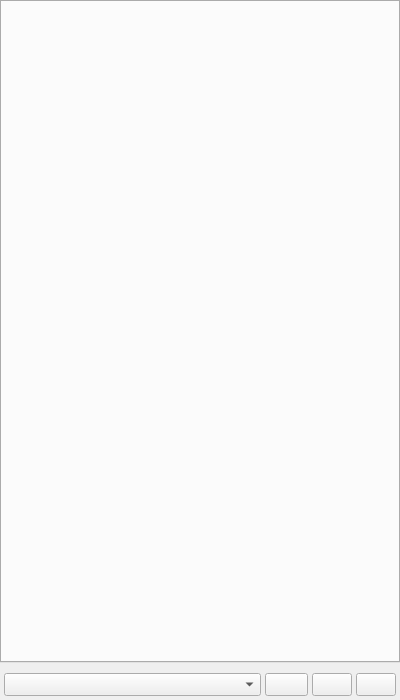
<?xml version="1.0" encoding="UTF-8"?>
<ui version="4.0">
 <class>recaptcha_ui</class>
 <widget class="QWidget" name="recaptcha_ui">
  <property name="geometry">
   <rect>
    <x>0</x>
    <y>0</y>
    <width>400</width>
    <height>700</height>
   </rect>
  </property>
  <property name="minimumSize">
   <size>
    <width>400</width>
    <height>700</height>
   </size>
  </property>
  <property name="maximumSize">
   <size>
    <width>400</width>
    <height>700</height>
   </size>
  </property>
  <property name="windowTitle">
   <string>Captcha Queue</string>
  </property>
  <layout class="QVBoxLayout" name="verticalLayout">
   <property name="leftMargin">
    <number>0</number>
   </property>
   <property name="topMargin">
    <number>0</number>
   </property>
   <property name="rightMargin">
    <number>0</number>
   </property>
   <property name="bottomMargin">
    <number>0</number>
   </property>
   <item>
    <widget class="QTabWidget" name="tab_widget">
     <property name="currentIndex">
      <number>-1</number>
     </property>
     <property name="tabsClosable">
      <bool>true</bool>
     </property>
     <property name="movable">
      <bool>true</bool>
     </property>
     <property name="tabBarAutoHide">
      <bool>false</bool>
     </property>
    </widget>
   </item>
   <item>
    <layout class="QHBoxLayout" name="horizontalLayout">
     <property name="spacing">
      <number>4</number>
     </property>
     <property name="leftMargin">
      <number>4</number>
     </property>
     <property name="topMargin">
      <number>4</number>
     </property>
     <property name="rightMargin">
      <number>4</number>
     </property>
     <property name="bottomMargin">
      <number>4</number>
     </property>
     <item>
      <widget class="QComboBox" name="combo_box_gmail">
       <property name="sizePolicy">
        <sizepolicy hsizetype="Expanding" vsizetype="Minimum">
         <horstretch>0</horstretch>
         <verstretch>0</verstretch>
        </sizepolicy>
       </property>
       <property name="minimumSize">
        <size>
         <width>0</width>
         <height>0</height>
        </size>
       </property>
      </widget>
     </item>
     <item>
      <widget class="QPushButton" name="push_button_gmail">
       <property name="font">
        <font>
         <pointsize>10</pointsize>
        </font>
       </property>
       <property name="text">
        <string/>
       </property>
      </widget>
     </item>
     <item>
      <widget class="QPushButton" name="push_button_add">
       <property name="sizePolicy">
        <sizepolicy hsizetype="Fixed" vsizetype="Minimum">
         <horstretch>0</horstretch>
         <verstretch>0</verstretch>
        </sizepolicy>
       </property>
       <property name="minimumSize">
        <size>
         <width>0</width>
         <height>0</height>
        </size>
       </property>
       <property name="text">
        <string/>
       </property>
      </widget>
     </item>
     <item>
      <widget class="QPushButton" name="push_button_delete">
       <property name="sizePolicy">
        <sizepolicy hsizetype="Fixed" vsizetype="Minimum">
         <horstretch>0</horstretch>
         <verstretch>0</verstretch>
        </sizepolicy>
       </property>
       <property name="minimumSize">
        <size>
         <width>0</width>
         <height>0</height>
        </size>
       </property>
       <property name="text">
        <string/>
       </property>
      </widget>
     </item>
    </layout>
   </item>
  </layout>
 </widget>
 <resources/>
 <connections/>
</ui>
